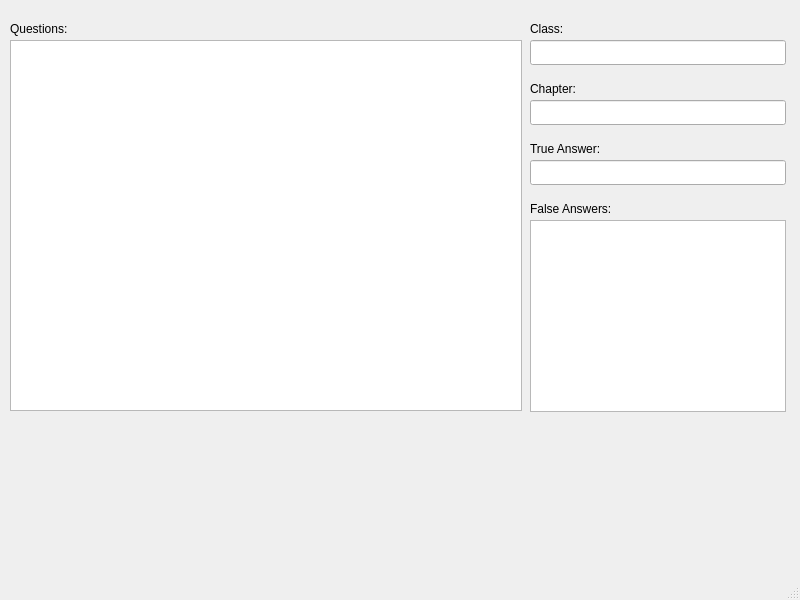
<?xml version="1.0" encoding="UTF-8"?>
<ui version="4.0">
 <class>MainWindow</class>
 <widget class="QMainWindow" name="MainWindow">
  <property name="geometry">
   <rect>
    <x>0</x>
    <y>0</y>
    <width>800</width>
    <height>600</height>
   </rect>
  </property>
  <property name="windowTitle">
   <string>MainWindow</string>
  </property>
  <widget class="QWidget" name="centralwidget">
   <widget class="QListWidget" name="questions_listWidget">
    <property name="geometry">
     <rect>
      <x>10</x>
      <y>40</y>
      <width>512</width>
      <height>371</height>
     </rect>
    </property>
   </widget>
   <widget class="QLabel" name="questions_label">
    <property name="geometry">
     <rect>
      <x>10</x>
      <y>20</y>
      <width>81</width>
      <height>17</height>
     </rect>
    </property>
    <property name="text">
     <string>Questions:</string>
    </property>
   </widget>
   <widget class="QListWidget" name="false_answers_listWidget">
    <property name="geometry">
     <rect>
      <x>530</x>
      <y>220</y>
      <width>256</width>
      <height>192</height>
     </rect>
    </property>
   </widget>
   <widget class="QLabel" name="false_answers_label">
    <property name="geometry">
     <rect>
      <x>530</x>
      <y>200</y>
      <width>111</width>
      <height>17</height>
     </rect>
    </property>
    <property name="text">
     <string>False Answers:</string>
    </property>
   </widget>
   <widget class="QLabel" name="true_answer_label">
    <property name="geometry">
     <rect>
      <x>530</x>
      <y>140</y>
      <width>101</width>
      <height>17</height>
     </rect>
    </property>
    <property name="text">
     <string>True Answer:</string>
    </property>
   </widget>
   <widget class="QLineEdit" name="true_answer_lineEdit">
    <property name="geometry">
     <rect>
      <x>530</x>
      <y>160</y>
      <width>256</width>
      <height>25</height>
     </rect>
    </property>
   </widget>
   <widget class="QLineEdit" name="class_lineEdit">
    <property name="geometry">
     <rect>
      <x>530</x>
      <y>40</y>
      <width>256</width>
      <height>25</height>
     </rect>
    </property>
   </widget>
   <widget class="QLabel" name="class_label">
    <property name="geometry">
     <rect>
      <x>530</x>
      <y>20</y>
      <width>51</width>
      <height>17</height>
     </rect>
    </property>
    <property name="text">
     <string>Class:</string>
    </property>
   </widget>
   <widget class="QLineEdit" name="chapter_lineEdit">
    <property name="geometry">
     <rect>
      <x>530</x>
      <y>100</y>
      <width>256</width>
      <height>25</height>
     </rect>
    </property>
   </widget>
   <widget class="QLabel" name="chapter_label">
    <property name="geometry">
     <rect>
      <x>530</x>
      <y>80</y>
      <width>71</width>
      <height>17</height>
     </rect>
    </property>
    <property name="text">
     <string>Chapter:</string>
    </property>
   </widget>
  </widget>
  <widget class="QMenuBar" name="menubar">
   <property name="geometry">
    <rect>
     <x>0</x>
     <y>0</y>
     <width>800</width>
     <height>22</height>
    </rect>
   </property>
  </widget>
  <widget class="QStatusBar" name="statusbar"/>
 </widget>
 <tabstops>
  <tabstop>questions_listWidget</tabstop>
  <tabstop>class_lineEdit</tabstop>
  <tabstop>chapter_lineEdit</tabstop>
  <tabstop>true_answer_lineEdit</tabstop>
  <tabstop>false_answers_listWidget</tabstop>
 </tabstops>
 <resources/>
 <connections/>
</ui>
